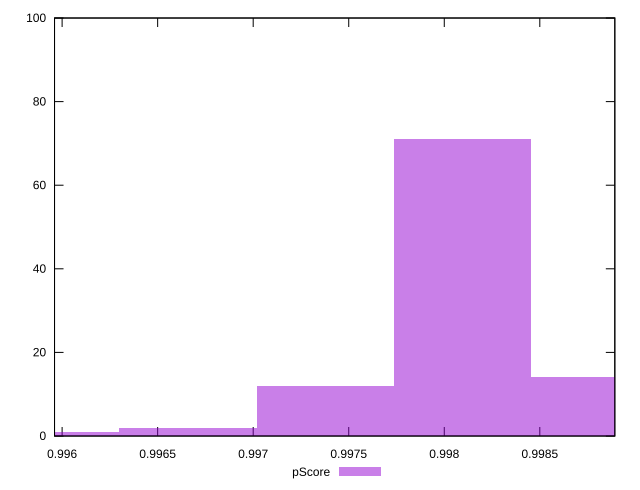

Reproduce this figure in gnuplot.
reset

$pScore <<EOF
0.9973774462278888 12
0.9980960178750271 71
0.9988145895221654 14
0.9966588745807506 2
0.9959403029336124 1
EOF

set key outside below
set boxwidth 0.0007185716471382485
set xrange [0.9959603158163395:0.9988926000406857]
set yrange [0:100]
set trange [0:100]
set style fill transparent solid 0.5 noborder
set terminal svg size 640, 490 enhanced background rgb 'white'
set output "reports/report_00031_2021-02-24T23-18-18.084Z/mainthread-work-breakdown/samples/card/pScore/histogram.svg"

plot $pScore title "pScore" with boxes

reset
